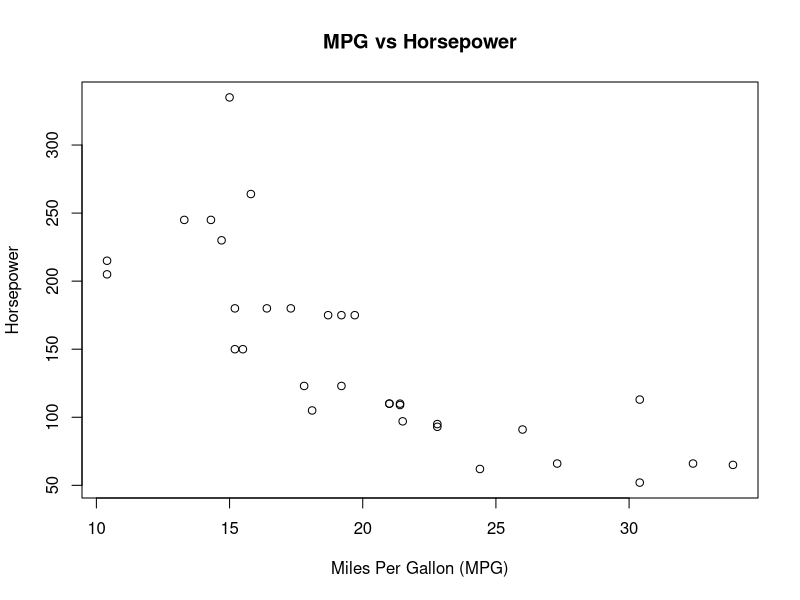

R code for this plot:
## ---- chunk 1
(4-3)*2
## ---- chunk 2
sqrt(125)/5^2
## ---- chunk 3
(7+6)*13
## ---- chunk 4
fav_num <- 8
fav_num
## ---- chunk 5
fav_food <- list("Burger", "Pizza", "Milkshake")
fav_food
## ---- chunk 6
vector_1 <- c(17:350)
vector_1
## ---- chunk 7
# Don't know
## ---- chunk 8
# Don't know
## ---- chunk 9
3*4 != 6+7
## ---- chunk 10
4^2 > 3 & 5 < 9
## ---- chunk 11
12 / 2 < 5 | 4 > 3
## ---- chunk 12
library(readr)
worldhappinessreport2025 <- read_csv("worldhappinessreport2025.csv")
## ---- chunk 13
colnames(worldhappinessreport2025)
## ---- chunk 14
summary(worldhappinessreport2025$generosity)
## ---- chunk 15
#mean(worldhappinessreport2025$perceptionsofCorruption)
summary(worldhappinessreport2025$perceptionsofCorruption)
## ---- chunk 16
data("mtcars")
head(mtcars)
## ---- chunk 17
#ggplot2::aes(mtcars$mpg,mtcars$hp)

plot(mtcars$mpg, mtcars$hp, 
     main = "MPG vs Horsepower", 
     xlab = "Miles Per Gallon (MPG)", 
     ylab = "Horsepower")
## ---- chunk 18
#Don't know
## ---- chunk 19
#Don't know
## ---- chunk 20
data("ChickWeight")
head(ChickWeight)
## ---- chunk 21
#Don't know
## ---- chunk 22
#Don't know
